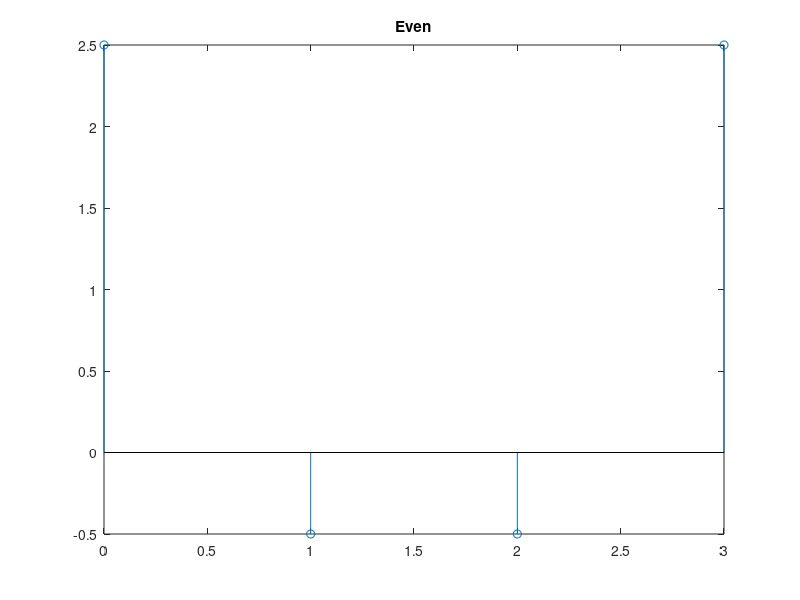
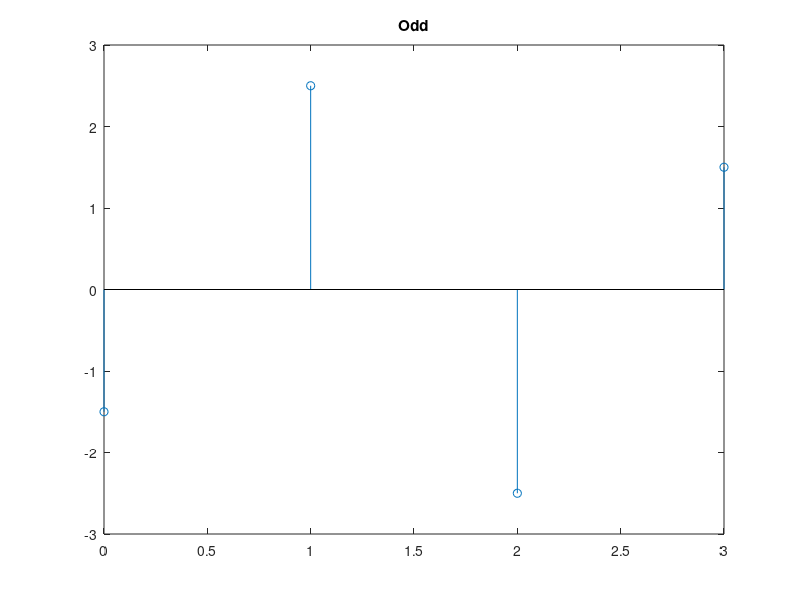

Recreate these plots in MATLAB, in order.
clc;
clear all;
close all;
%1find even and odd part of given signal
s1= [1 2 -3 4 ];
N = length(s1);
n = 0:N-1;
E = (s1 + s1(end:-1:1))/2;
O = (s1 - s1(end:-1:1))/2;

figure; stem(n, E);
title("Even");
figure; stem(n, O);
title("Odd");
disp("Even Part of Signal = ");
disp(E);
disp("Odd Part of Signal = ");
disp(O);
% %2 find energy and power of given signal
% s1= [1 2-3 4 0 0 0 0];
% N = length(s1);
% E = sum(abs(s1).^2);
% P = E/N;
% disp("Energy of Signal = ");
% disp(E);
% disp("Power of Signal = ");
% disp(P);
